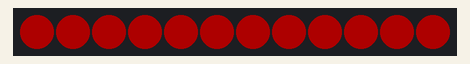
This sketch was run on a simulated Arduino Uno, built with avr-gcc and run on an emulated ATmega328P. Parts: 12 RGB LEDs in strip order, left to right. Dim RGB values are drawn brighter than linear.

Above: at 0.1 s.
At 0.9 s:
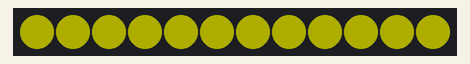
At 2.5 s:
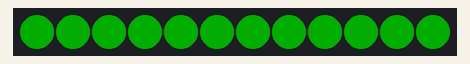
At 3.3 s:
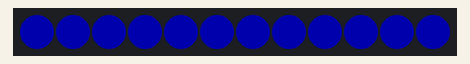
At 4.1 s:
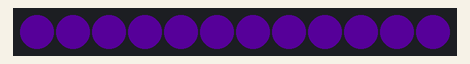
At 5.7 s:
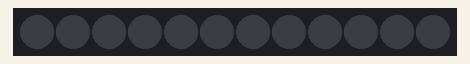

The sketch:

sequentialRainbow.ino
```cpp
#include <Adafruit_NeoPixel.h>

int LED_PIN = 6;    // Connect to D (DIN)
int LED_COUNT = 12; // 12 LEDs on ring

// NEO_GRB   → color order used by WS2812 LEDs (Green, Red, Blue)
// NEO_KHZ800 → communication speed (800 kHz signal required by WS2812)
Adafruit_NeoPixel strip(LED_COUNT, LED_PIN, NEO_GRB + NEO_KHZ800); // Create a NeoPixel LED strip object

void setup()
{
    // put your setup code here, to run once:
    strip.begin();
    strip.setBrightness(50); // Low brightness
    strip.show();            // send data to LED ring
}

void loop()
{
    // put your main code here, to run repeatedly:
    // 🔴 RED
    for (int i = 0; i < LED_COUNT; i++)
    {
        strip.setPixelColor(i, strip.Color(255, 0, 0));
    }
    strip.show();
    delay(800);

    // 🟡 Yellow
    for (int i = 0; i < LED_COUNT; i++)
    {
        strip.setPixelColor(i, strip.Color(255, 255, 0));
    }
    strip.show();
    delay(800);

    // 🟠 Orange
    for (int i = 0; i < LED_COUNT; i++)
    {
        strip.setPixelColor(i, strip.Color(255, 100, 0));
    }
    strip.show();
    delay(800);

    // 🟢 GREEN
    for (int i = 0; i < LED_COUNT; i++)
    {
        strip.setPixelColor(i, strip.Color(0, 255, 0));
    }
    strip.show();
    delay(800);

    // 🔵 BLUE
    for (int i = 0; i < LED_COUNT; i++)
    {
        strip.setPixelColor(i, strip.Color(0, 0, 255));
    }
    strip.show();
    delay(800);

    // 🔷 Indigo
    for (int i = 0; i < LED_COUNT; i++)
    {
        strip.setPixelColor(i, strip.Color(75, 0, 130));
    }
    strip.show();
    delay(800);

    // 🟣 Violet
    for (int i = 0; i < LED_COUNT; i++)
    {
        strip.setPixelColor(i, strip.Color(148, 0, 211));
    }
    strip.show();
    delay(800);

    // ⚫ OFF
    for (int i = 0; i < LED_COUNT; i++)
    {
        strip.setPixelColor(i, strip.Color(0, 0, 0));
    }
    strip.show();
    delay(800);
}
```

Measured:
- by itself, everything shown: repeats every 6.4 s, in 8 steps
- what the display in image 1 shows lasts 0.8 s, from 0.8 s to 1.6 s
